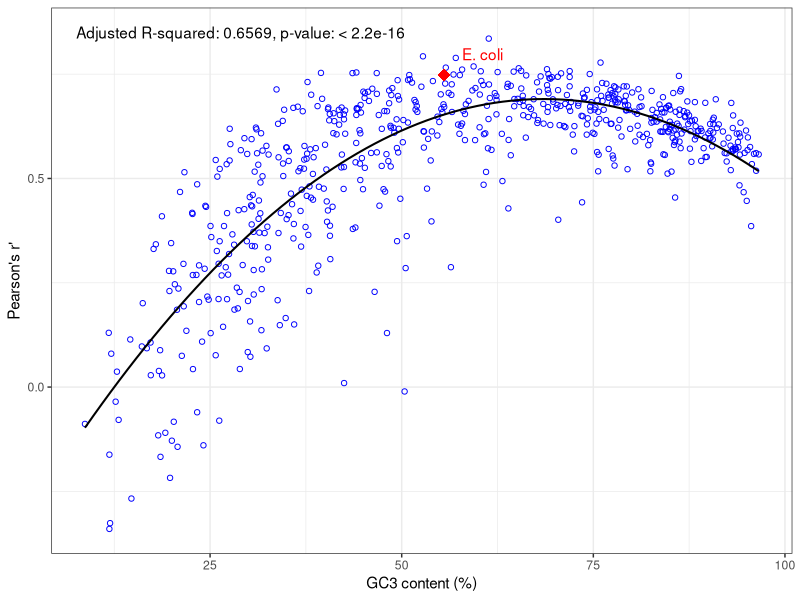

Reproduce this figure in R.
library(ggplot2)

#read in CSV containing Pearson's r + GC3 content for each bacteria

data = read.csv("rval_vs_GC3.csv", h = TRUE)

#add column containing GC3^2 for quadratic model of r vals

data2 = transform(data, GC3_squared=GC3_content^2)

quadratic_model = lm(data2$rvals ~ data2$GC3_content + data2$GC3_squared)

#extract E. coli data point so it can be highlighted in the figure

ecoli = subset(data2, Accession == "AP010953")

#plot r values against GC3 content including quadratic model

pdf("figure4.pdf", width = 8, height = 6)
fig4 = ggplot(data2, aes(x = GC3_content, y = rvals)) +
	geom_point(colour = "blue", pch = 21) + 
	geom_point(data = ecoli, colour = "red", pch = 18, cex = 4) +
	geom_text(data = ecoli, label = "E. coli", nudge_x = 5, nudge_y = 0.05, colour = "red") +
	theme_bw() + 
	geom_smooth(method = "lm", formula = y ~ x + I(x^2), colour = "black", se = FALSE, linewidth = 0.7) +
	labs(x = "GC3 content (%)", y = "Pearson's r'") + 
	annotate("text", x=29, y=0.85, label= "Adjusted R-squared: 0.6569, p-value: < 2.2e-16")
print(fig4)
dev.off()

